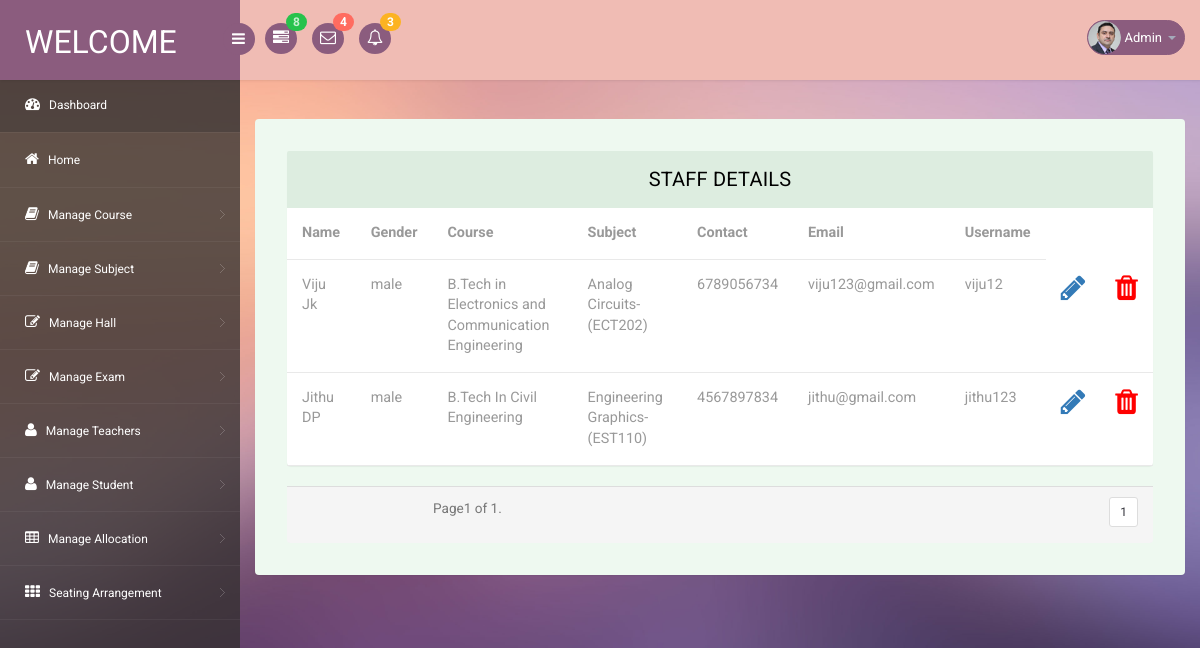
/adminhome/staff_management, run on the app's committed database.
### Site_admin/models.py (models this page shows)
class Teacher(models.Model):
    First_name=models.CharField(max_length=20)
    Last_name=models.CharField(max_length=20)
    Gender=models.CharField(max_length=20)
    Subjectid=models.ForeignKey(Subject,on_delete=models.CASCADE)
    Contact=models.CharField(max_length=20)
    Email=models.EmailField()
    Loginid=models.ForeignKey(Login_tb,models.CASCADE)

class Subject(models.Model):
    courseid=models.ForeignKey(Course,on_delete=models.CASCADE)
    subject=models.CharField(max_length=20)

class Course(models.Model):
    course=models.CharField(max_length=20)

class Login_tb(models.Model):
    Username=models.CharField(max_length=20)
    Password=models.CharField(max_length=20)
    User_type=models.CharField(max_length=20)

### Site_admin/views.py (the view)
# urls.py: path('staff_management',views.staff_management,name="staff_management"),
def staff_management(request):
    staff=Teacher.objects.all()
    paging=Paginator(staff,2)
    page_number=request.GET.get('page')
    page_obj=paging.get_page(page_number)
    return render(request,'admin/staff_management.html',{'staff':page_obj})

### template/admin/staff_management.html (shortened to what this page needs)
{% extends 'admin/adminbase.html' %}
{% block content %}
<div class="table-agile-info">
    <div class="panel panel-default">
       <div class="panel-heading">
        Staff Details
       </div>
       <div>
         <table class="table" ui-jq="footable" ui-options='{
           "paging": {
             "enabled": true
           },
           "filtering": {
             "enabled": true
           },
           "sorting": {
             "enabled": true
           }}'>
           <thead>
            <tr>
              <th data-breakpoints="xs">Name</th>
              <th>Gender</th>
                <th>Course</th>
                <th>Subject</th>
                <th>Contact</th>
                <th>Email</th>
                <th>Username</th>
            </tr>
          </thead>
          <tbody>
            {% if staff %}
            {% for s in staff %}
                <tr data-expanded="true">
                    <td>{{s.First_name}} {{s.Last_name}}</td>
                <td>{{s.Gender}}</td>
                <td>{{s.Subjectid.courseid.course}}</td>
                <td>{{s.Subjectid.subject}}</td>
                <td>{{s.Contact}}</td>
                <td>{{s.Email}}</td>
                <td>{{s.Loginid.Username}}</td>
                    <td><a href="{% url 'edit_staff' s.id %}"><i class="fa fa-pencil" style="font-size: 2em;"></i></a></td>
                    <td><a href="{% url 'delete_staff' s.id %}" onclick="return confirm('Are you sure to delete this record?')"><i class="fa fa-trash" style="font-size: 2em;color: red;"></i></a></td>
                 </tr>
            {% endfor %}
            {% else %}
            <tr>
                <td colspan="7" style="text-align: center;">No Teacher Details</td>
            </tr>
            {% endif %}
        </tbody>
    </table>
</div>
</div>
<footer class="panel-footer">
   <div class="row">
     <div class="col-sm-5 text-center">
       <small class="text-muted inline m-t-sm m-b-sm">
           Page{{staff.number}} of {{staff.paginator.num_pages }}.
       </small>
   </div>
   <div class="col-sm-7 text-right text-center-xs">
       <ul class="pagination pagination-sm m-t-none m-b-none">
       {% for num in staff.paginator.page_range %}
       {% if staff.number == num %}
     <li><a href="" class="active">{{ num }}</a></li>
       {% elif num > staff.number|add:-5 and ex < staff.number|add:5 %} <a href="?page={{ num }}">{{ num }}</a>
           {% endif %}
           {% endfor %}
       </ul>
   </div>
</div>
</footer>
</div>
</div>
{% endblock %}

### static/web/css/style.css (style rules this page uses)
ul, ol { margin: 0; }
html, body { font-family: 'Roboto', sans-serif; font-size: 100%; overflow-x: hidden; background: url(../images/bg.jpg) no-repeat 0px 0px; background-size:cover; }
ul,label { margin:0; padding:0; }
.panel-heading { position: relative; height: 57px; line-height: 57px; letter-spacing: 0.2px; color: #000; font-size: 18px; font-weight: 400; padding: 0 16px; background:#ddede0; border-top-right-radius: 2px; border-top-left-radius: 2px; text-transform: uppercase; text-align: center; }
.panel { border: none ! important; }
.table>thead>tr>th { border-bottom: 1px solid #e1ab91 ! important; }
.table>tbody>tr>td, .table>tbody>tr>th, .table>tfoot>tr>td, .table>tfoot>tr>th, .table>thead>tr>td, .table>thead>tr>th { border-bottom: 1px solid #e9e9e9 ! important; }
.table > thead > tr > th, .table > tbody > tr > th, .table > tfoot > tr > th, .table > thead > tr > td, .table > tbody > tr > td, .table > tfoot > tr > td { border-top: none !important; }
.table td, .table>tbody>tr>td, .table>tbody>tr>th, .table>tfoot>tr>td, .table>tfoot>tr>th, .table>thead>tr>td, .table>thead>tr>th { padding: 15px!important; }
.table > thead > tr > th, .table > tbody > tr > th, .table > tfoot > tr > th, .table > thead > tr > td, .table > tbody > tr > td, .table > tfoot > tr > td { font-size: 0.9em; color: #999; border-top: none !important; }
.table-agile-info { background: #eef9f0; padding: 2em; border-radius: 4px; -webkit-box-shadow: 0 1px 1px rgba(0,0,0,.05); box-shadow: 0 1px 1px rgba(0,0,0,.05); }
.panel-default>.panel-heading { color: #000000 ! important; background-color: #ddede0 ! important; border-color: #ddede0 ! important; font-size: 20px; }
.inline { display: inline-block !important; }
.pagination li a { color: #32323a; }
.pagination { margin: 0 !important; }

### data on the page
Teacher: First_name "Viju", Last_name "Jk", Gender "male", Subjectid.courseid.course "B.Tech in Electronics and Communication Engineering", Subjectid.subject "Analog Circuits-(ECT202)", Contact "6789056734", Email "viju123@gmail.com", Loginid.Username "viju12"
Teacher: First_name "Jithu", Last_name "DP", Gender "male", Subjectid.courseid.course "B.Tech In Civil Engineering", Subjectid.subject "Engineering Graphics-(EST110)", Contact "4567897834", Email "jithu@gmail.com", Loginid.Username "jithu123"

### other printed values
{{ staff.number }} "1"
{{ staff.paginator.num_pages }} "1"
{{ num }} "1"
